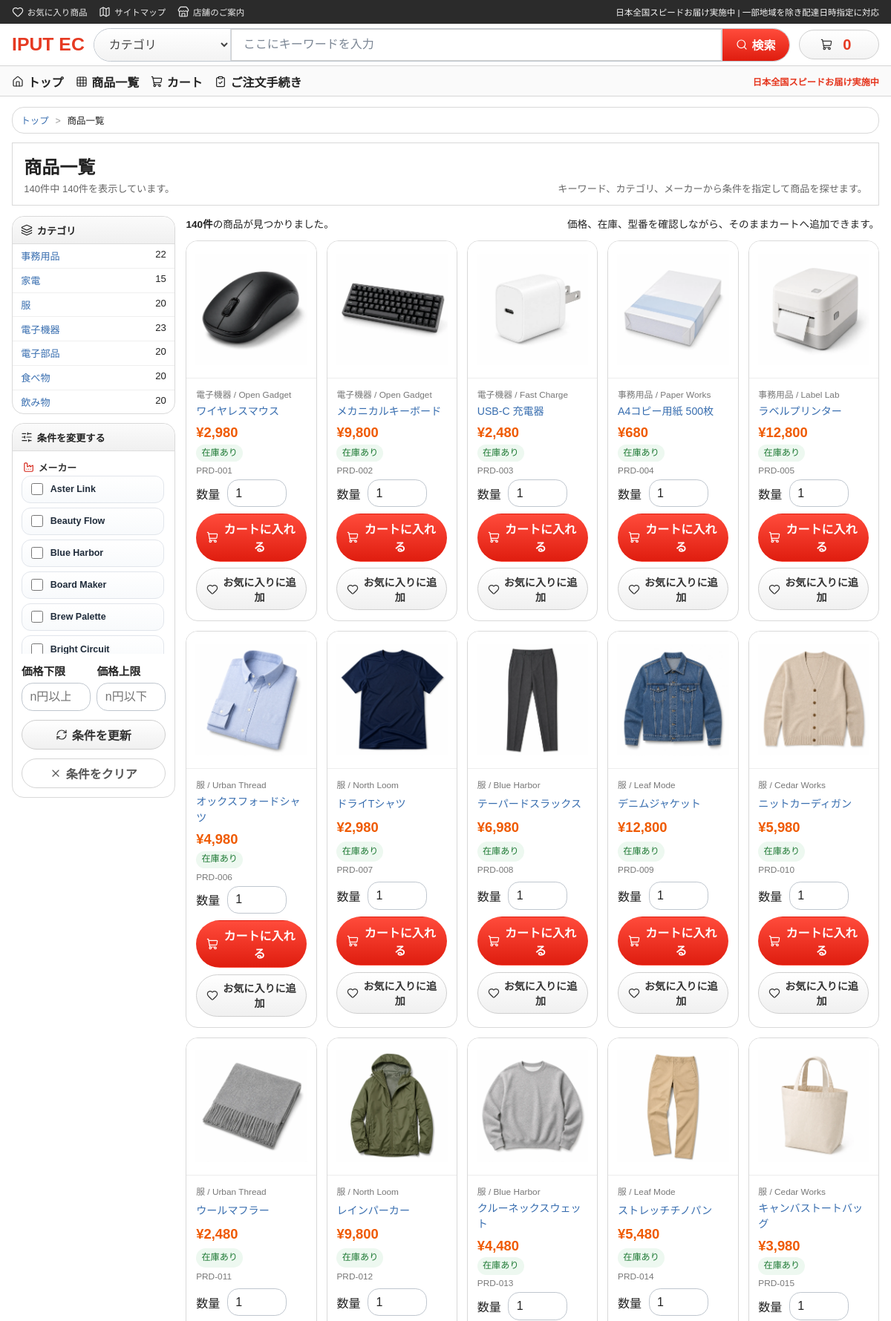
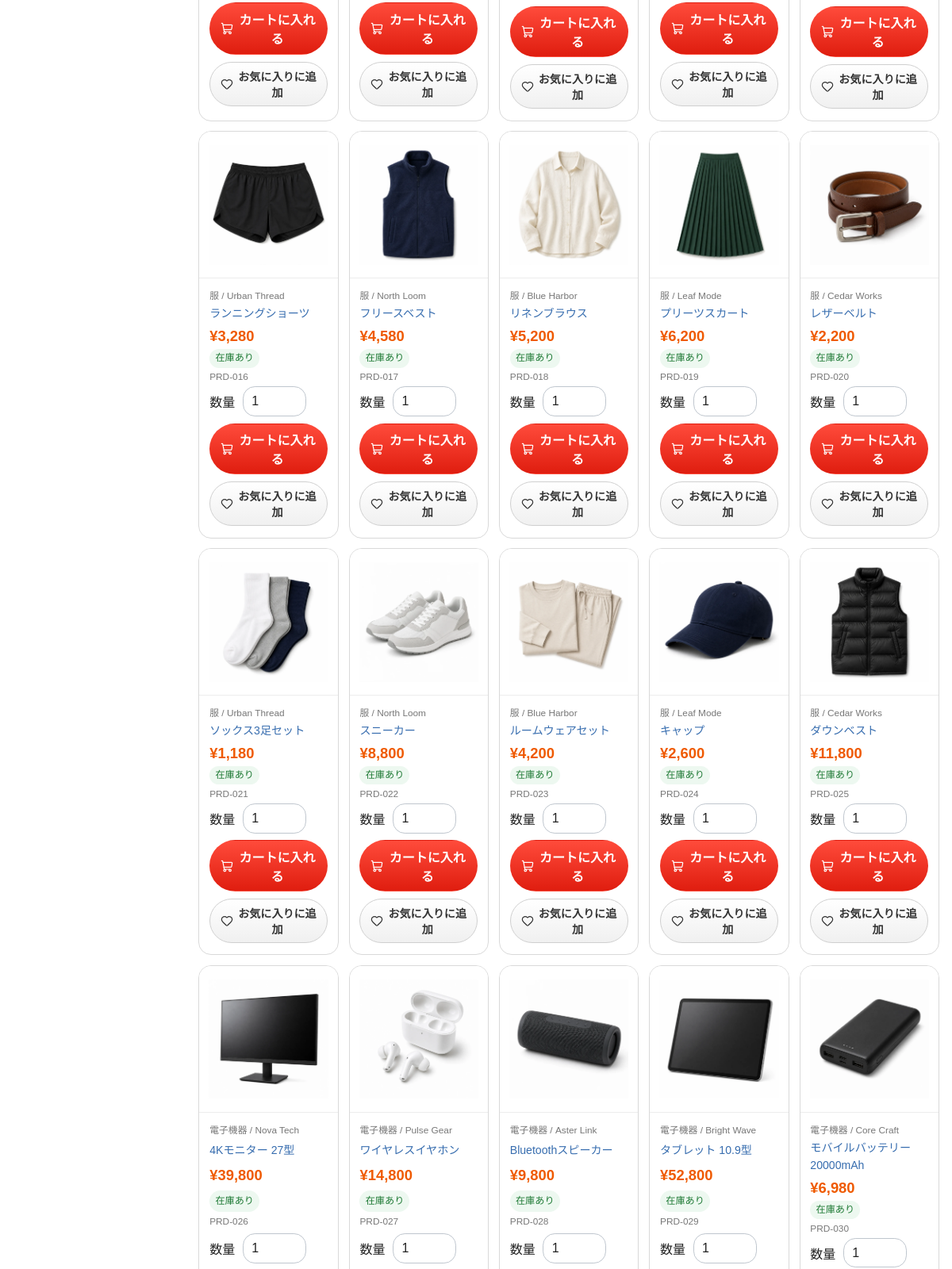
Page /products (upper part) on the committed database (2 pictures, top to bottom).
### tables this page shows
CREATE TABLE products (
    id INTEGER PRIMARY KEY AUTOINCREMENT,
    product_no TEXT NOT NULL UNIQUE,
    name TEXT NOT NULL,
    description TEXT NOT NULL,
    price INTEGER NOT NULL,
    category TEXT NOT NULL,
    maker TEXT NOT NULL,
    image_path TEXT,
    sale_price INTEGER,
    sale_starts_at TEXT,
    sale_ends_at TEXT,
    available_from TEXT,
    available_until TEXT,
    stock_quantity_1 INTEGER NOT NULL DEFAULT 0,
    stock_quantity_2 INTEGER NOT NULL DEFAULT 0,
    created_at TEXT NOT NULL DEFAULT CURRENT_TIMESTAMP,
    updated_at TEXT NOT NULL DEFAULT CURRENT_TIMESTAMP
);

### app/Views/products/index.php (the view, shortened to what the rows shown need)
<?php
$selectedCategory = (string) ($filters['category'] ?? '');
$placeholderImage = product_image_url('');
$favoriteProductIds = isset($favoriteProductIds) && is_array($favoriteProductIds) ? $favoriteProductIds : [];
?>
<section class="market-catalog-page">
    <div class="market-results-summary">
        <div>
            <h2>商品一覧</h2>
        </div>
    </div>
    <div class="market-catalog-layout">
        <aside class="market-filter-column">
            <section class="market-filter-panel">
                <ul class="market-filter-list">
                    <?php foreach ($categoryOptions as $option): ?>
                        <li class="<?= $selectedCategory === (string) $option['value'] ? 'active' : '' ?>">
                            <?php
                            $categoryQuery = http_build_query([
                                'category' => (string) $option['value'],
                            ]);
                            ?>
                            <a href="<?= e(app_path('/products')) ?>?<?= e($categoryQuery) ?>">
                                <?= e((string) $option['value']) ?>
                            </a>
                            <span><?= e((string) $option['count']) ?></span>
                        </li>
                    <?php endforeach; ?>
                </ul>
            </section>
        </aside>
        <div class="market-results-column">
            <?php if ($products === []): ?>
                <section class="market-empty-state">
                    <h3>該当する商品が見つかりませんでした</h3>
                    <p>キーワードを短くするか、カテゴリ・メーカー条件を外してお試しください。</p>
                </section>
            <?php else: ?>
                <section class="market-product-grid market-product-grid-catalog">
                    <?php foreach ($products as $product): ?>
                        <article class="market-product-card market-product-card-grid market-grid-card">
                            <a class="market-product-thumb market-product-thumb-grid" href="<?= e(app_path('/products/' . (string) $product['id'])) ?>">
                                <img
                                    src="<?= e((string) $product['image_url']) ?>"
                                    alt="<?= e((string) $product['name']) ?>"
                                    data-fallback-src="<?= e($placeholderImage) ?>"
                                >
                            </a>
                            <div class="market-product-body">
                                <p class="market-product-meta"><?= e((string) $product['category']) ?> / <?= e((string) $product['maker']) ?></p>
                                <a class="market-product-title" href="<?= e(app_path('/products/' . (string) $product['id'])) ?>">
                                    <?= e((string) $product['name']) ?>
                                </a>
                                <p class="market-price-row">
                                    ¥<?= number_format((int) $product['price']) ?>
                                </p>
                                <p class="market-stock-copy <?= e((string) $product['availability_class']) ?>">
                                    <?= e((string) $product['availability_label']) ?>
                                </p>
                                <p class="market-product-code"><?= e((string) $product['product_no']) ?></p>
                                <?php if (!empty($product['is_orderable'])): ?>
                                    <form class="market-grid-actions" method="post" action="<?= e(app_path('/cart/add')) ?>">
                                        <div class="market-quantity-inline">
                                            <label for="qty-<?= e((string) $product['id']) ?>">数量</label>
                                            <input id="qty-<?= e((string) $product['id']) ?>" type="number" name="quantity" min="1" value="1" inputmode="numeric">
                                        </div>
                                        <button class="button-link button-submit button-full" type="submit">
                                            <i data-lucide="shopping-cart" aria-hidden="true"></i>
                                            カートに入れる
                                        </button>
                                    </form>
                                <?php else: ?>
                                    <p class="market-stock-copy status-ng">現在在庫がないため、カートに追加できません。</p>
                                <?php endif; ?>
                                <form class="market-favorite-form" method="post" action="<?= e(app_path(in_array((int) $product['id'], $favoriteProductIds, true) ? '/favorites/remove' : '/favorites/add')) ?>">
                                    <button class="button-link button-secondary button-small button-full market-favorite-button" type="submit">
                                        <i data-lucide="<?= in_array((int) $product['id'], $favoriteProductIds, true) ? 'heart-off' : 'heart' ?>" aria-hidden="true"></i>
                                        <?= in_array((int) $product['id'], $favoriteProductIds, true) ? 'お気に入りから外す' : 'お気に入りに追加' ?>
                                    </button>
                                </form>
                            </div>
                        </article>
                    <?php endforeach; ?>
                </section>
            <?php endif; ?>
        </div>
    </div>
</section>

### rows in the picture
products: category "事務用品", count "22"
products: category "電子部品", count "20"
products: category "食べ物", count "20"
products: category "飲み物", count "20"
products: shows a picture, category "電子機器", maker "Open Gadget", name "ワイヤレスマウス", price "2,980", availability_label "在庫あり", product_no "PRD-001", quantity "1", shows "お気に入りに追加"
products: shows a picture, category "電子機器", maker "Open Gadget", name "メカニカルキーボード", price "9,800", availability_label "在庫あり", product_no "PRD-002", shows "お気に入りに追加"
products: shows a picture, category "電子機器", maker "Fast Charge", name "USB-C 充電器", price "2,480", availability_label "在庫あり", product_no "PRD-003", shows "お気に入りに追加"
products: shows a picture, category "事務用品", maker "Paper Works", name "A4コピー用紙 500枚", price "680", availability_label "在庫あり", product_no "PRD-004", shows "お気に入りに追加"
products: shows a picture, category "事務用品", maker "Label Lab", name "ラベルプリンター", price "12,800", availability_label "在庫あり", product_no "PRD-005", shows "お気に入りに追加"
products: shows a picture, category "服", maker "Urban Thread", name "オックスフォードシャツ", price "4,980", availability_label "在庫あり", product_no "PRD-006", shows "お気に入りに追加"
products: shows a picture, category "服", maker "North Loom", name "ドライTシャツ", price "2,980", availability_label "在庫あり", product_no "PRD-007", shows "お気に入りに追加"
products: shows a picture, category "服", maker "Blue Harbor", name "テーパードスラックス", price "6,980", availability_label "在庫あり", product_no "PRD-008", shows "お気に入りに追加"
products: shows a picture, category "服", maker "Leaf Mode", name "デニムジャケット", price "12,800", availability_label "在庫あり", product_no "PRD-009", shows "お気に入りに追加"
products: shows a picture, category "服", maker "Cedar Works", name "ニットカーディガン", price "5,980", availability_label "在庫あり", product_no "PRD-010", shows "お気に入りに追加"
products: shows a picture, category "服", maker "Urban Thread", name "ウールマフラー", price "2,480", availability_label "在庫あり", product_no "PRD-011", shows "お気に入りに追加"
products: shows a picture, category "服", maker "North Loom", name "レインパーカー", price "9,800", availability_label "在庫あり", product_no "PRD-012", shows "お気に入りに追加"
products: shows a picture, category "服", maker "Blue Harbor", name "クルーネックスウェット", price "4,480", availability_label "在庫あり", product_no "PRD-013", shows "お気に入りに追加"
products: shows a picture, category "服", maker "Leaf Mode", name "ストレッチチノパン", price "5,480", availability_label "在庫あり", product_no "PRD-014", shows "お気に入りに追加"
products: shows a picture, category "服", maker "Cedar Works", name "キャンバストートバッグ", price "3,980", availability_label "在庫あり", product_no "PRD-015", shows "お気に入りに追加"
products: shows a picture, category "服", maker "Urban Thread", name "ランニングショーツ", price "3,280", availability_label "在庫あり", product_no "PRD-016", shows "お気に入りに追加"
products: shows a picture, category "服", maker "North Loom", name "フリースベスト", price "4,580", availability_label "在庫あり", product_no "PRD-017", shows "お気に入りに追加"
products: shows a picture, category "服", maker "Blue Harbor", name "リネンブラウス", price "5,200", availability_label "在庫あり", product_no "PRD-018", shows "お気に入りに追加"
products: shows a picture, category "服", maker "Leaf Mode", name "プリーツスカート", price "6,200", availability_label "在庫あり", product_no "PRD-019", shows "お気に入りに追加"
products: shows a picture, category "服", maker "Cedar Works", name "レザーベルト", price "2,200", availability_label "在庫あり", product_no "PRD-020", shows "お気に入りに追加"
products: shows a picture, category "服", maker "Urban Thread", name "ソックス3足セット", price "1,180", availability_label "在庫あり", product_no "PRD-021", shows "お気に入りに追加"
products: shows a picture, category "服", maker "North Loom", name "スニーカー", price "8,800", availability_label "在庫あり", product_no "PRD-022", shows "お気に入りに追加"
products: shows a picture, category "服", maker "Blue Harbor", name "ルームウェアセット", price "4,200", availability_label "在庫あり", product_no "PRD-023", shows "お気に入りに追加"
products: shows a picture, category "服", maker "Leaf Mode", name "キャップ", price "2,600", availability_label "在庫あり", product_no "PRD-024", shows "お気に入りに追加"
products: shows a picture, category "服", maker "Cedar Works", name "ダウンベスト", price "11,800", availability_label "在庫あり", product_no "PRD-025", shows "お気に入りに追加"
products: shows a picture, category "電子機器", maker "Nova Tech", name "4Kモニター 27型", price "39,800", availability_label "在庫あり", product_no "PRD-026"
products: shows a picture, category "電子機器", maker "Pulse Gear", name "ワイヤレスイヤホン", price "14,800", availability_label "在庫あり", product_no "PRD-027"
products: shows a picture, category "電子機器", maker "Aster Link", name "Bluetoothスピーカー", price "9,800", availability_label "在庫あり", product_no "PRD-028"
products: shows a picture, category "電子機器", maker "Bright Wave", name "タブレット 10.9型", price "52,800", availability_label "在庫あり", product_no "PRD-029"
products: shows a picture, category "電子機器", maker "Core Craft", name "モバイルバッテリー 20000mAh", price "6,980", availability_label "在庫あり", product_no "PRD-030"

### other values in the picture
$link['label'] "お気に入り商品"
$link['label'] "サイトマップ"
$link['label'] "店舗のご案内"
$shippingCopy "日本全国スピードお届け実施中 | 一部地域を除き配達日時指定に対応"
$serviceName "IPUT EC"
$cartCount "0"
count($products) "140"
$option['value'] "家電"
$option['count'] "15"
$option['value'] "服"
$option['count'] "20"
$option['value'] "電子機器"
$option['count'] "23"
$makerValue "Aster Link"
$makerValue "Beauty Flow"
